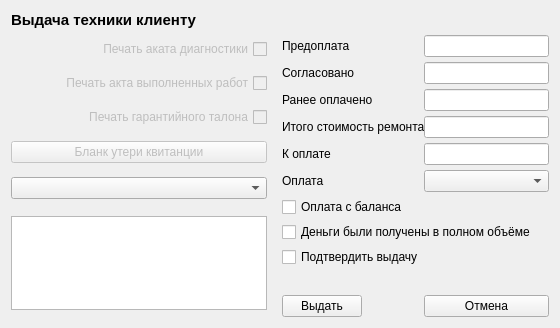
<?xml version="1.0" encoding="UTF-8"?>
<ui version="4.0">
 <class>getOutDialog</class>
 <widget class="QWidget" name="getOutDialog">
  <property name="geometry">
   <rect>
    <x>0</x>
    <y>0</y>
    <width>560</width>
    <height>306</height>
   </rect>
  </property>
  <property name="sizePolicy">
   <sizepolicy hsizetype="Fixed" vsizetype="Fixed">
    <horstretch>0</horstretch>
    <verstretch>0</verstretch>
   </sizepolicy>
  </property>
  <property name="minimumSize">
   <size>
    <width>560</width>
    <height>300</height>
   </size>
  </property>
  <property name="maximumSize">
   <size>
    <width>560</width>
    <height>306</height>
   </size>
  </property>
  <property name="windowTitle">
   <string>Dialog</string>
  </property>
  <layout class="QGridLayout" name="gridLayout">
   <property name="sizeConstraint">
    <enum>QLayout::SetMinimumSize</enum>
   </property>
   <property name="horizontalSpacing">
    <number>15</number>
   </property>
   <item row="2" column="0">
    <layout class="QVBoxLayout" name="verticalLayout_3">
     <property name="spacing">
      <number>10</number>
     </property>
     <property name="sizeConstraint">
      <enum>QLayout::SetMinimumSize</enum>
     </property>
     <item>
      <widget class="QCheckBox" name="checkBoxDiagDocPrint">
       <property name="enabled">
        <bool>false</bool>
       </property>
       <property name="layoutDirection">
        <enum>Qt::RightToLeft</enum>
       </property>
       <property name="text">
        <string>Печать аката диагностики</string>
       </property>
      </widget>
     </item>
     <item>
      <widget class="QCheckBox" name="checkBoxWorksDocPrint">
       <property name="enabled">
        <bool>false</bool>
       </property>
       <property name="layoutDirection">
        <enum>Qt::RightToLeft</enum>
       </property>
       <property name="text">
        <string>Печать акта выполненных работ</string>
       </property>
      </widget>
     </item>
     <item>
      <widget class="QCheckBox" name="checkBoxWarrantyDocPrint">
       <property name="enabled">
        <bool>false</bool>
       </property>
       <property name="layoutDirection">
        <enum>Qt::RightToLeft</enum>
       </property>
       <property name="text">
        <string>Печать гарантийного талона</string>
       </property>
      </widget>
     </item>
     <item>
      <widget class="QPushButton" name="pushButtonLooseDocPrint">
       <property name="enabled">
        <bool>false</bool>
       </property>
       <property name="text">
        <string>Бланк утери квитанции</string>
       </property>
      </widget>
     </item>
     <item>
      <widget class="QComboBox" name="comboBoxRejectReason"/>
     </item>
    </layout>
   </item>
   <item row="2" column="1" rowspan="2">
    <layout class="QFormLayout" name="formLayout_2">
     <property name="fieldGrowthPolicy">
      <enum>QFormLayout::AllNonFixedFieldsGrow</enum>
     </property>
     <property name="labelAlignment">
      <set>Qt::AlignLeading|Qt::AlignLeft|Qt::AlignTop</set>
     </property>
     <property name="verticalSpacing">
      <number>5</number>
     </property>
     <item row="0" column="0">
      <widget class="QLabel" name="labelPrepay">
       <property name="text">
        <string>Предоплата</string>
       </property>
      </widget>
     </item>
     <item row="0" column="1">
      <widget class="QLineEdit" name="lineEditPrepay">
       <property name="readOnly">
        <bool>true</bool>
       </property>
      </widget>
     </item>
     <item row="1" column="0">
      <widget class="QLabel" name="labelAgreedAmount">
       <property name="text">
        <string>Согласовано</string>
       </property>
      </widget>
     </item>
     <item row="1" column="1">
      <widget class="QLineEdit" name="lineEditAgreedAmount">
       <property name="readOnly">
        <bool>true</bool>
       </property>
      </widget>
     </item>
     <item row="2" column="0">
      <widget class="QLabel" name="labelAlreadyPayed">
       <property name="text">
        <string>Ранее оплачено</string>
       </property>
      </widget>
     </item>
     <item row="2" column="1">
      <widget class="QLineEdit" name="lineEditAlreadyPayed">
       <property name="readOnly">
        <bool>true</bool>
       </property>
      </widget>
     </item>
     <item row="3" column="0">
      <widget class="QLabel" name="labelTotalAmount">
       <property name="text">
        <string>Итого стоимость ремонта</string>
       </property>
      </widget>
     </item>
     <item row="3" column="1">
      <widget class="QLineEdit" name="lineEditTotalAmount">
       <property name="readOnly">
        <bool>true</bool>
       </property>
      </widget>
     </item>
     <item row="4" column="0">
      <widget class="QLabel" name="labelCurrentPaymentAmount">
       <property name="text">
        <string>К оплате</string>
       </property>
      </widget>
     </item>
     <item row="4" column="1">
      <widget class="QLineEdit" name="lineEditCurrentPaymentAmount">
       <property name="readOnly">
        <bool>true</bool>
       </property>
      </widget>
     </item>
     <item row="5" column="0">
      <widget class="QLabel" name="labelPaymentAccount">
       <property name="text">
        <string>Оплата</string>
       </property>
      </widget>
     </item>
     <item row="5" column="1">
      <widget class="QComboBox" name="comboBoxPaymentAccount">
       <property name="sizePolicy">
        <sizepolicy hsizetype="Preferred" vsizetype="Minimum">
         <horstretch>0</horstretch>
         <verstretch>0</verstretch>
        </sizepolicy>
       </property>
      </widget>
     </item>
     <item row="10" column="0">
      <widget class="QPushButton" name="pushButtonGetout">
       <property name="sizePolicy">
        <sizepolicy hsizetype="Maximum" vsizetype="Fixed">
         <horstretch>0</horstretch>
         <verstretch>0</verstretch>
        </sizepolicy>
       </property>
       <property name="text">
        <string>Выдать</string>
       </property>
      </widget>
     </item>
     <item row="10" column="1">
      <widget class="QPushButton" name="pushButtonCancel">
       <property name="sizePolicy">
        <sizepolicy hsizetype="Preferred" vsizetype="Fixed">
         <horstretch>0</horstretch>
         <verstretch>0</verstretch>
        </sizepolicy>
       </property>
       <property name="text">
        <string>Отмена</string>
       </property>
      </widget>
     </item>
     <item row="9" column="0" colspan="2">
      <widget class="QLabel" name="labelIssuedMessage">
       <property name="font">
        <font>
         <family>Calibri</family>
         <pointsize>11</pointsize>
         <weight>75</weight>
         <bold>true</bold>
        </font>
       </property>
       <property name="text">
        <string/>
       </property>
       <property name="textFormat">
        <enum>Qt::RichText</enum>
       </property>
      </widget>
     </item>
     <item row="6" column="0" colspan="2">
      <widget class="QCheckBox" name="checkBoxCreditPayment">
       <property name="text">
        <string>Оплата с баланса</string>
       </property>
      </widget>
     </item>
     <item row="7" column="0" colspan="2">
      <widget class="QCheckBox" name="checkBoxPaymentCheckout">
       <property name="text">
        <string>Деньги были получены в полном объёме</string>
       </property>
      </widget>
     </item>
     <item row="8" column="0" colspan="2">
      <widget class="QCheckBox" name="checkBoxConfirmGetOut">
       <property name="text">
        <string>Подтвердить выдачу</string>
       </property>
      </widget>
     </item>
    </layout>
   </item>
   <item row="1" column="0" colspan="2">
    <widget class="QLabel" name="labelDialogCaption">
     <property name="sizePolicy">
      <sizepolicy hsizetype="Preferred" vsizetype="MinimumExpanding">
       <horstretch>0</horstretch>
       <verstretch>0</verstretch>
      </sizepolicy>
     </property>
     <property name="font">
      <font>
       <pointsize>11</pointsize>
       <weight>75</weight>
       <bold>true</bold>
      </font>
     </property>
     <property name="text">
      <string>Выдача техники клиенту</string>
     </property>
     <property name="scaledContents">
      <bool>false</bool>
     </property>
     <property name="alignment">
      <set>Qt::AlignLeading|Qt::AlignLeft|Qt::AlignVCenter</set>
     </property>
    </widget>
   </item>
   <item row="3" column="0">
    <widget class="QTextEdit" name="textEditRejectReason">
     <property name="sizePolicy">
      <sizepolicy hsizetype="Preferred" vsizetype="Minimum">
       <horstretch>0</horstretch>
       <verstretch>0</verstretch>
      </sizepolicy>
     </property>
     <property name="minimumSize">
      <size>
       <width>0</width>
       <height>94</height>
      </size>
     </property>
     <property name="maximumSize">
      <size>
       <width>16777215</width>
       <height>94</height>
      </size>
     </property>
    </widget>
   </item>
  </layout>
 </widget>
 <resources/>
 <connections>
  <connection>
   <sender>pushButtonCancel</sender>
   <signal>clicked()</signal>
   <receiver>getOutDialog</receiver>
   <slot>cancel()</slot>
   <hints>
    <hint type="sourcelabel">
     <x>547</x>
     <y>293</y>
    </hint>
    <hint type="destinationlabel">
     <x>427</x>
     <y>267</y>
    </hint>
   </hints>
  </connection>
  <connection>
   <sender>pushButtonGetout</sender>
   <signal>clicked()</signal>
   <receiver>getOutDialog</receiver>
   <slot>getOut()</slot>
   <hints>
    <hint type="sourcelabel">
     <x>360</x>
     <y>293</y>
    </hint>
    <hint type="destinationlabel">
     <x>252</x>
     <y>265</y>
    </hint>
   </hints>
  </connection>
  <connection>
   <sender>pushButtonLooseDocPrint</sender>
   <signal>clicked()</signal>
   <receiver>getOutDialog</receiver>
   <slot>createLooseDoc()</slot>
   <hints>
    <hint type="sourcelabel">
     <x>97</x>
     <y>158</y>
    </hint>
    <hint type="destinationlabel">
     <x>86</x>
     <y>268</y>
    </hint>
   </hints>
  </connection>
  <connection>
   <sender>comboBoxPaymentAccount</sender>
   <signal>currentIndexChanged(int)</signal>
   <receiver>getOutDialog</receiver>
   <slot>paymentSystemChanged(int)</slot>
   <hints>
    <hint type="sourcelabel">
     <x>510</x>
     <y>162</y>
    </hint>
    <hint type="destinationlabel">
     <x>558</x>
     <y>171</y>
    </hint>
   </hints>
  </connection>
  <connection>
   <sender>checkBoxCreditPayment</sender>
   <signal>toggled(bool)</signal>
   <receiver>getOutDialog</receiver>
   <slot>checkBoxInCreditToggled(bool)</slot>
   <hints>
    <hint type="sourcelabel">
     <x>340</x>
     <y>197</y>
    </hint>
    <hint type="destinationlabel">
     <x>542</x>
     <y>206</y>
    </hint>
   </hints>
  </connection>
 </connections>
 <slots>
  <slot>getOut()</slot>
  <slot>cancel()</slot>
  <slot>createLooseDoc()</slot>
  <slot>paymentSystemChanged(int)</slot>
  <slot>checkBoxInCreditToggled(bool)</slot>
 </slots>
</ui>
